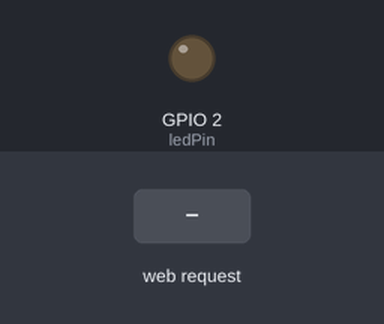
The sketch below on a simulated ESP32. On the bench: output pins drawn as LEDs (lit = HIGH). The inputs (shaded band) are chosen by the test bench. WiFi joins after 1.5 s; servers stay silent unless stated; what the sketch prints to the serial monitor is not drawn.

Above: at 2.7 s.
2.8 s: HTTP request GET /set?duty=1 received
At 4.0 s:
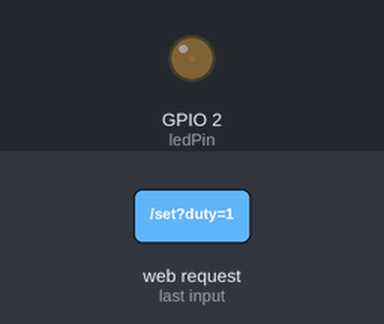
4.3 s: HTTP request GET /set?duty=120 received
At 5.1 s:
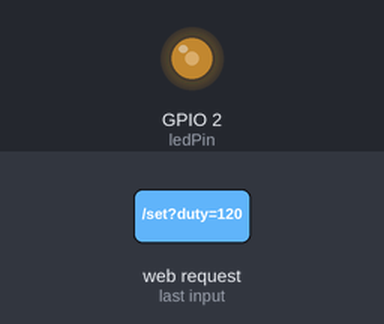
Timing chart, 0 to 7.3 s (numbered marks = the images above; inputs shaded):
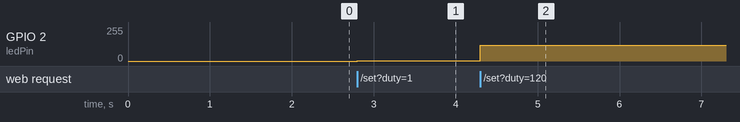

The sketch:

ex07.ino
```cpp
#include <WiFi.h>
#include <WebServer.h>

// ========== 配置项 ==========
const char* ssid = "小慎のvivo";      // 替换为你的2.4G WiFi名称
const char* password = "22334455";  // 替换为你的WiFi密码

const int ledPin = 2;          // LED引脚，对应板载LED GPIO2
const int freq = 5000;         // PWM频率，参考lab3默认5000Hz
const int resolution = 8;      // PWM分辨率，8位对应范围0-255

WebServer server(80);          // Web服务器，端口80

// ========== 网页页面处理 ==========
void handleRoot() {
  String html = R"rawliteral(
<!DOCTYPE html>
<html lang="zh-CN">
<head>
  <meta charset="UTF-8">
  <meta name="viewport" content="width=device-width, initial-scale=1.0">
  <title>ESP32 无极调光器</title>
  <style>
    body {
      font-family: Arial, sans-serif;
      text-align: center;
      margin-top: 80px;
    }
    .container {
      max-width: 420px;
      margin: 0 auto;
      padding: 20px;
    }
    #brightnessSlider {
      width: 100%;
      margin: 25px 0;
      height: 8px;
    }
    #valueShow {
      font-size: 28px;
      font-weight: bold;
      color: #2c3e50;
    }
  </style>
</head>
<body>
  <div class="container">
    <h1>LED 无极调光器</h1>
    <p>拖动滑动条实时调节 LED 亮度</p>
    <input type="range" min="0" max="255" value="0" id="brightnessSlider">
    <p>当前亮度值：<span id="valueShow">0</span></p>
  </div>

  <script>
    const slider = document.getElementById('brightnessSlider');
    const valueShow = document.getElementById('valueShow');

    // 监听滑动条拖动事件，实时发送调光请求
    slider.addEventListener('input', function() {
      const dutyValue = this.value;
      valueShow.textContent = dutyValue;
      // 异步发送GET请求，不阻塞页面滑动
      fetch(`/set?duty=${dutyValue}`)
        .catch(error => console.log('调光请求失败:', error));
    });
  </script>
</body>
</html>
)rawliteral";
  server.send(200, "text/html; charset=UTF-8", html);
}

// ========== 调光接口处理 ==========
void handleSetDuty() {
  // 从URL参数中获取亮度值
  String dutyStr = server.arg("duty");
  int dutyValue = dutyStr.toInt();

  // 范围校验，防止超出8位PWM的取值范围
  if (dutyValue < 0) dutyValue = 0;
  if (dutyValue > 255) dutyValue = 255;

  // 设置PWM占空比，控制LED亮度
  ledcWrite(ledPin, dutyValue);

  // 返回当前亮度值作为响应
  server.send(200, "text/plain", String(dutyValue));
}

// ========== 初始化 ==========
void setup() {
  Serial.begin(115200);

  // 配置PWM：直接绑定引脚、频率、分辨率（参考lab3新版用法）
  ledcAttach(ledPin, freq, resolution);
  ledcWrite(ledPin, 0); // 初始状态LED熄灭

  // 连接WiFi（参考lab5连接逻辑）
  WiFi.begin(ssid, password);
  Serial.print("正在连接WiFi");
  while (WiFi.status() != WL_CONNECTED) {
    delay(500);
    Serial.print(".");
  }
  Serial.println("\nWiFi连接成功");
  Serial.print("网页访问地址：http://");
  Serial.println(WiFi.localIP());

  // 注册Web路由
  server.on("/", handleRoot);        // 根路径：返回调光页面
  server.on("/set", handleSetDuty);  // 调光接口：接收亮度值

  server.begin();
  Serial.println("Web服务器已启动");
}

// ========== 主循环 ==========
void loop() {
  server.handleClient(); // 处理客户端请求
}
```

Measured:
- after the input at 2.8 s, GPIO 2 (ledPin): 0/255 → 1/255 at once
- after the input at 4.3 s, GPIO 2 (ledPin): 1/255 → 120/255 at once
